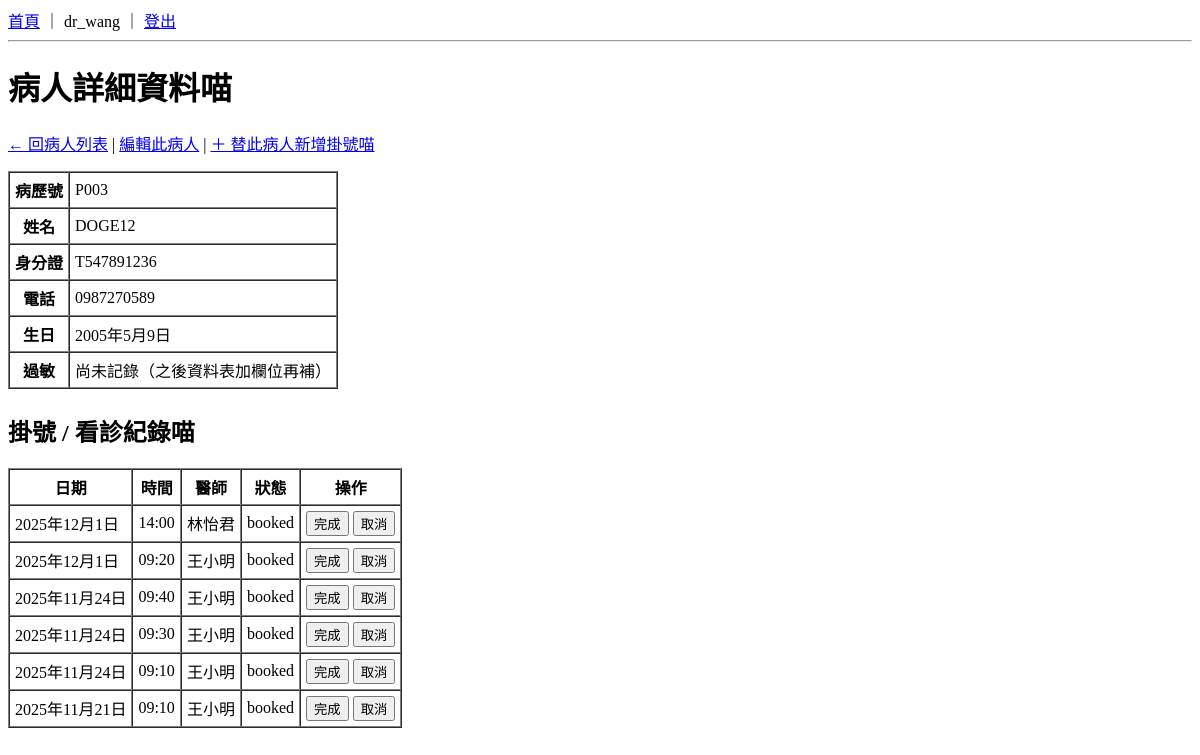
/patients/3/ (signed in), run on an earlier commit of the app's database.
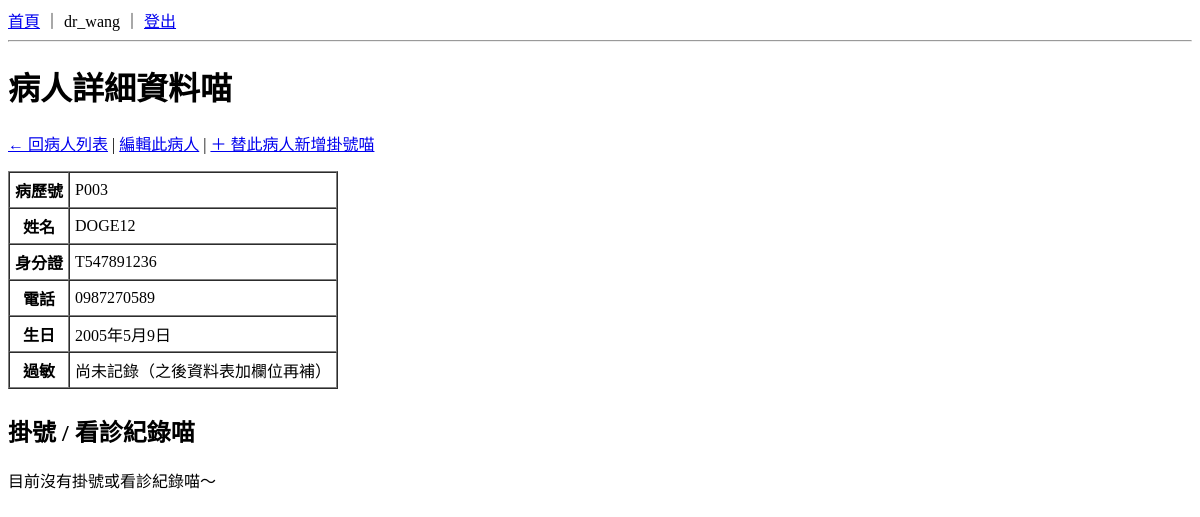
And on a later commit of the database.
### appointments/models.py (models this page shows, shortened)
class Appointment(models.Model):
    STATUS_CHOICES = [
        ("BOOKED", "已掛號"),
        ("CANCELLED", "已取消"),
        ("DONE", "已完成"),
    ]
    patient = models.ForeignKey(Patient, on_delete=models.CASCADE)
    doctor = models.ForeignKey(Doctor, on_delete=models.CASCADE)
    date = models.DateField()
    time = models.TimeField()
    status = models.CharField(max_length=10, choices=STATUS_CHOICES, default="BOOKED")
    created_at = models.DateTimeField(default=timezone.now)
    objects = AppointmentManager()
    class Meta:
        unique_together = [("doctor", "date", "time")]

### doctors/models.py (models this page shows, shortened)
class Doctor(models.Model):
    name = models.CharField("姓名", max_length=50)
    department = models.CharField("科別", max_length=50)
    room = models.CharField("診間", max_length=20, blank=True)
    user = models.OneToOneField(
        User, null=True, blank=True, on_delete=models.SET_NULL, verbose_name="使用者帳號"
    )
    is_active = models.BooleanField("啟用", default=True)
    class Meta:
        verbose_name = "醫師"
        verbose_name_plural = "醫師"

### patients/views.py (the view)
# urls.py: path("<int:pk>/", views.patient_detail, name="patient_detail"),
@login_required
def patient_detail(request, pk):
    patient = get_object_or_404(Patient, pk=pk)
    appointments = (
        Appointment.objects
        .filter(patient=patient)
        .select_related("doctor")          # 連 doctor 一起查，模板用 appt.doctor.name
        .order_by("-date", "-time")        # 讓最新的在最上面喵
    )
    context = {
        "patient": patient,
        "appointments": appointments,
    }
    return render(request, "patients/patient_detail.html", context)

### templates/patients/patient_detail.html (shortened to what this page needs)
{% extends "base.html" %}
{% block content %}
<h1>病人詳細資料喵</h1>
<p>
  <a href="{% url 'patients:patient_list' %}">← 回病人列表</a>
  |
  <a href="{% url 'patients:patient_update' patient.id %}">編輯此病人</a>
  |
  <a href="{% url 'appointments:new_for_patient' patient.id %}">＋ 替此病人新增掛號喵</a>
</p>
<table border="1" cellpadding="5" cellspacing="0">
  <tr>
    <th>病歷號</th>
    <td>{{ patient.chart_no }}</td>
  </tr>
  <tr>
    <th>姓名</th>
    <td>{{ patient.full_name }}</td>
  </tr>
  <tr>
    <th>身分證</th>
    <td>{{ patient.national_id }}</td>
  </tr>
  <tr>
    <th>電話</th>
    <td>{{ patient.phone }}</td>
  </tr>
  <tr>
    <th>生日</th>
    <td>{{ patient.birth_date }}</td>
  </tr>
  <tr>
    <th>過敏</th>
    <td>尚未記錄（之後資料表加欄位再補）</td>
  </tr>
</table>
<h2 style="margin-top: 1.5rem;">掛號 / 看診紀錄喵</h2>
{% if appointments %}
  <table border="1" cellpadding="5" cellspacing="0">
    <thead>
      <tr>
        <th>日期</th>
        <th>時間</th>
        <th>醫師</th>
        <th>狀態</th>
        <th>操作</th>
      </tr>
    </thead>
    <tbody>
      {% for appt in appointments %}
    <tr>
      <td>{{ appt.date }}</td>
      <td>{{ appt.time|time:"H:i" }}</td>
      <td>{{ appt.doctor.name }}</td>
      <td>{{ appt.get_status_display }}</td>
      <td>
        <form method="post"
              action="{% url 'appointments:appointment_update_status' appt.pk %}"
              style="display:inline;">
          <button type="submit">完成</button>
        </form>
        <form method="post"
              action="{% url 'appointments:appointment_update_status' appt.pk %}"
              style="display:inline;">
          <button type="submit">取消</button>
        </form>
      </td>
    </tr>
      {% endfor %}
    </tbody>
  </table>
{% else %}
  <p>目前沒有掛號或看診紀錄喵～</p>
{% endif %}
{% endblock %}

What changed in the data, as far as the page shows it:
removed Appointment: date "2025年12月1日", time "14:00", doctor.name "林怡君", status "booked"
removed Appointment: date "2025年12月1日", time "09:20", doctor.name "王小明", status "booked"
removed Appointment: date "2025年11月24日", time "09:40", doctor.name "王小明", status "booked"
removed Appointment: date "2025年11月24日", time "09:30", doctor.name "王小明", status "booked"
removed Appointment: date "2025年11月24日", time "09:10", doctor.name "王小明", status "booked"
removed Appointment: date "2025年11月21日", time "09:10", doctor.name "王小明", status "booked"
Also different on the page:
text no longer shown: "日期 時間 醫師 狀態 操作"
text now shown: "目前沒有掛號或看診紀錄喵～"
